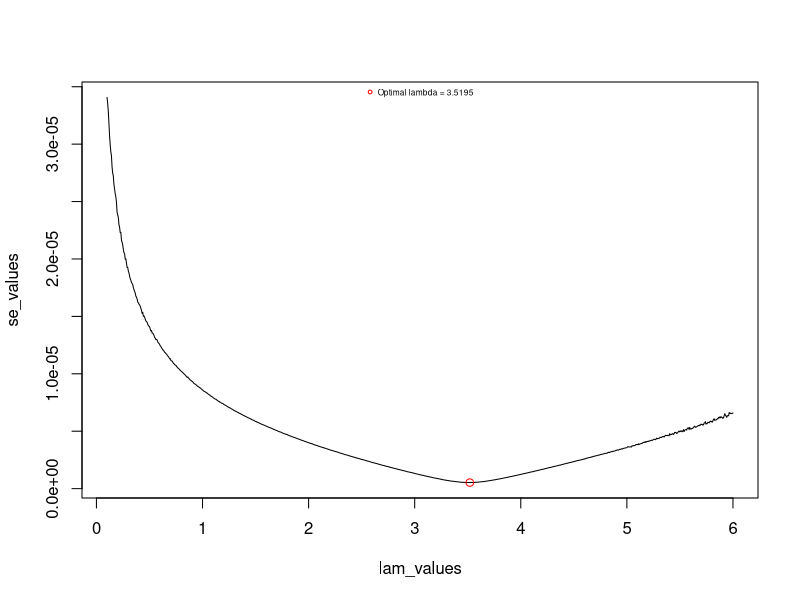
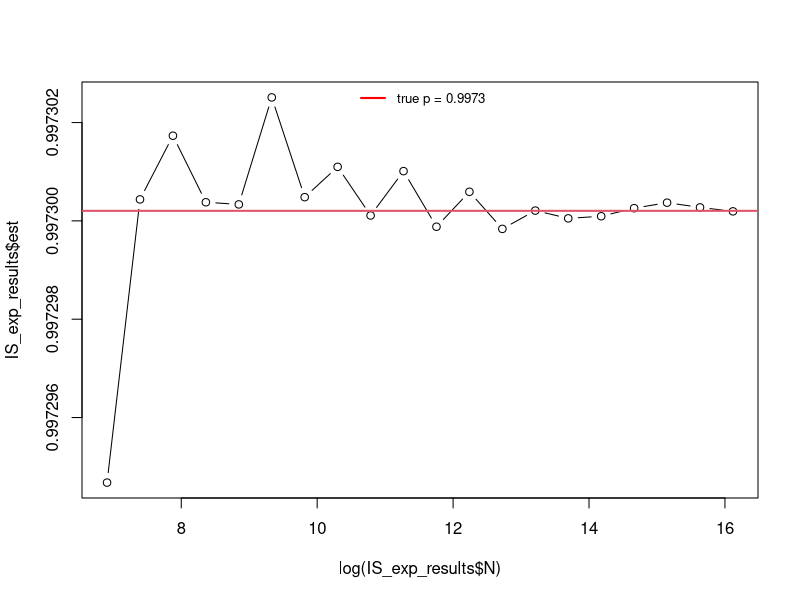
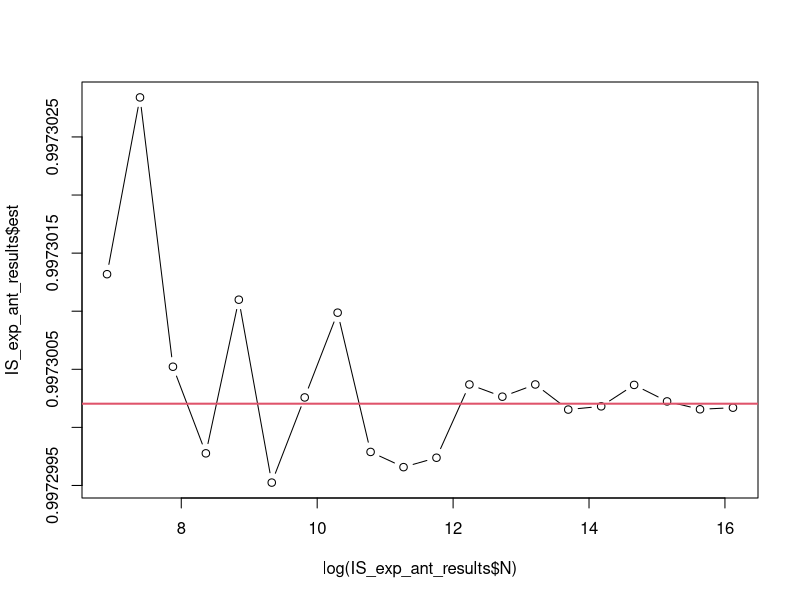
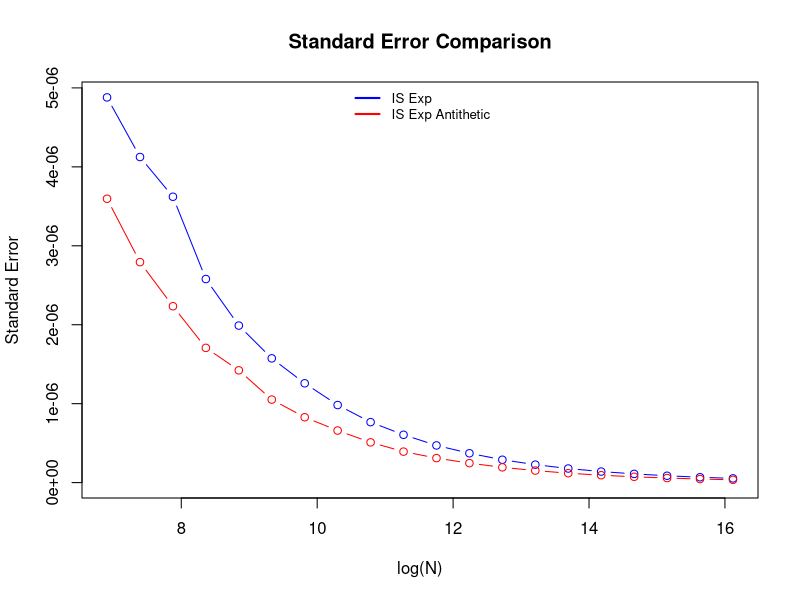

Generate these figures, in order, with R:
library(dplyr)

K <- 3
p_true <- 2 * pnorm(K, mean = 0, sd = 1) - 1

# TO DO at home: Importance Sampling with Exponential proposal
IS_exp <- function(N, lam, K = 3){
  f <- function(x) (1 / (sqrt(2*pi)) * exp(-x^2/2)) * (x >= K)
  g <- function(x) lam * exp(-lam * (x - K)) * (x >= K)
  
  x <- rexp(N, rate = lam) + K
  vals <- f(x) / g(x)
  
  est <- 1 - 2 * mean(vals)
  se <- 2 * sd(vals)/sqrt(N)
  
  list(est = est, se = se)
}

# choice of lam
lam_values <- seq(0.1, 6, length.out = 1000)
se_values <- sapply(lam_values, function(lam){
  result <- IS_exp(1e5, lam = lam)
  result$se
})
lam_opt <- lam_values[which.min(se_values)]
plot(lam_values, se_values, type = "l")
points(lam_opt, min(se_values), col = "red", type = "p")
legend("top", legend = paste0("Optimal lambda = ", round(lam_opt, 4)), 
       col = "red", pch = 1, bty = "n", cex = 0.5)

# Run IS with optimal lam
N_values <- seq(log(1000), log(1e7), length.out = 20) |> exp() |> round() |> unique()
IS_exp_results <- lapply(N_values, function(N){
  result <- IS_exp(N, lam = lam_opt)
  data.frame(
    N = N,
    est = result$est,
    se = result$se
  )
})
IS_exp_results <- bind_rows(IS_exp_results)
plot(log(IS_exp_results$N), IS_exp_results$est, type = "b")
abline(h = p_true, col = 2, lwd = 2)
legend("top", legend = paste0("true p = ", round(p_true, 6)), 
       col = "red", lwd = 2, bty = "n", cex = 0.8)

# TO DO at home: Importance Sampling with Exponential proposal and Antithetic Variables
IS_exp_ant <- function(N, lam, K = 3){
  f <- function(x) (1 / (sqrt(2*pi)) * exp(-x^2/2)) * (x >= K)
  g <- function(x) lam * exp(-lam * (x - K)) * (x >= K)
  
  u <- runif(N)
  x1 <- -log(u) / lam + K
  x2 <- -log(1 - u) / lam + K
  vals1 <- f(x1) / g(x1)
  vals2 <- f(x2) / g(x2)
  vals <- 0.5 * (vals1 + vals2)
  
  est <- 1 - 2 * mean(vals)
  se <- 2 * sd(vals)/sqrt(N)
  
  list(est = est, se = se)
}

# Run IS with Antithetic Variables
N_values <- seq(log(1000), log(1e7), length.out = 20) |> exp() |> round() |> unique()
IS_exp_ant_results <- lapply(N_values, function(N){
  result <- IS_exp_ant(N, lam = lam_opt)
  data.frame(
    N = N,
    est = result$est,
    se = result$se
  )
})
IS_exp_ant_results <- bind_rows(IS_exp_ant_results)
plot(log(IS_exp_ant_results$N), IS_exp_ant_results$est, type = "b")
abline(h = p_true, col = 2, lwd = 2)


# Variance comparison plot
plot(log(IS_exp_results$N), IS_exp_results$se, col = "blue", type = "b", ylim = c(0, max(IS_exp_results$se)),
     xlab = "log(N)", ylab = "Standard Error", main = "Standard Error Comparison")
points(log(IS_exp_ant_results$N), IS_exp_ant_results$se, col = "red", type = "b")
legend("top", legend = c("IS Exp", "IS Exp Antithetic"), col = c("blue", "red"), lwd = 2, cex = 0.8, bty = "n")



